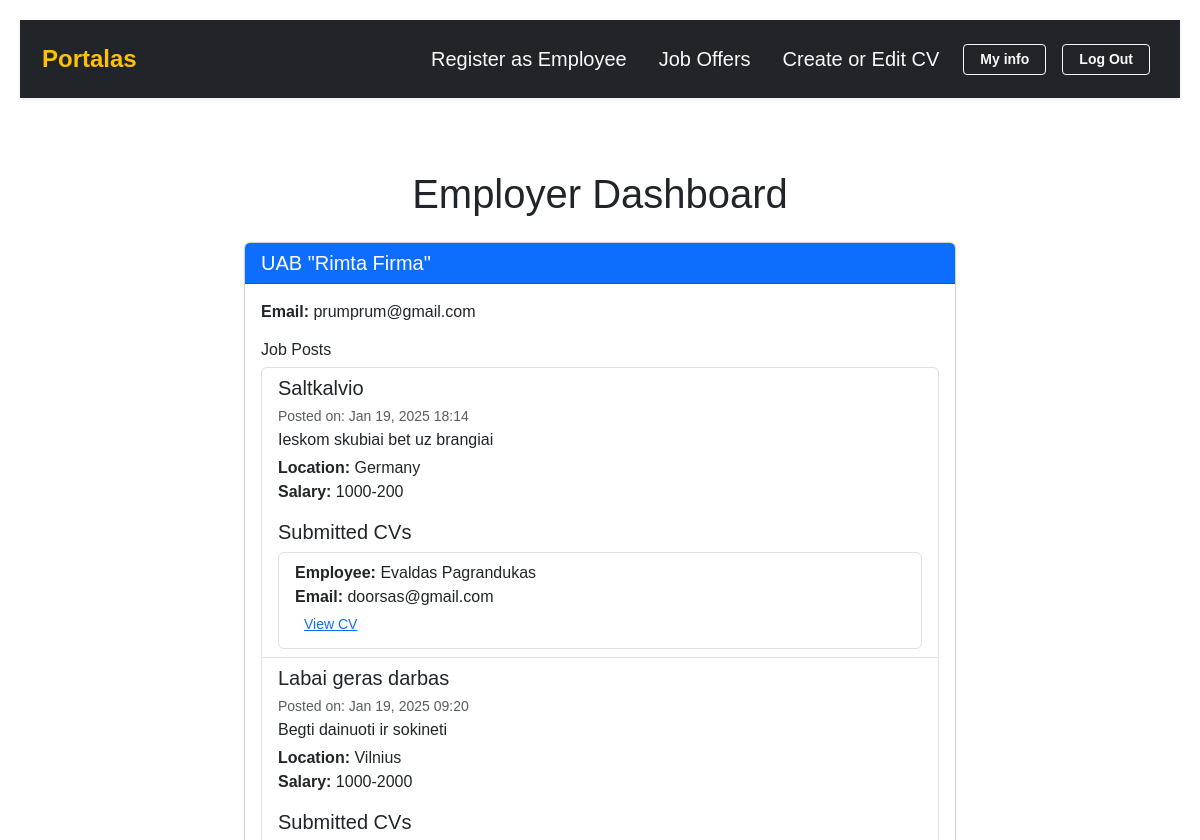
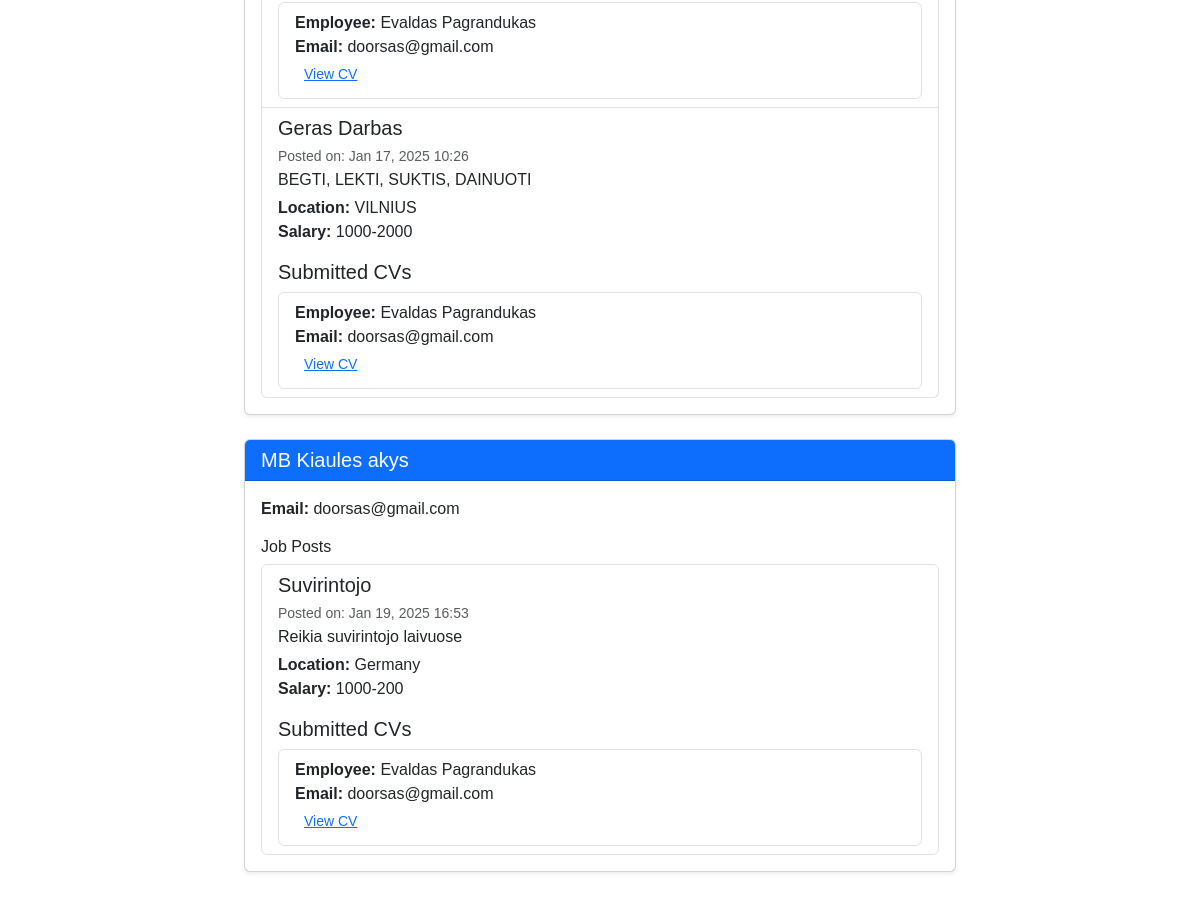
/employer/employers_dashboard/ (signed in), run on an earlier commit of the app's database (2 pictures, top to bottom).
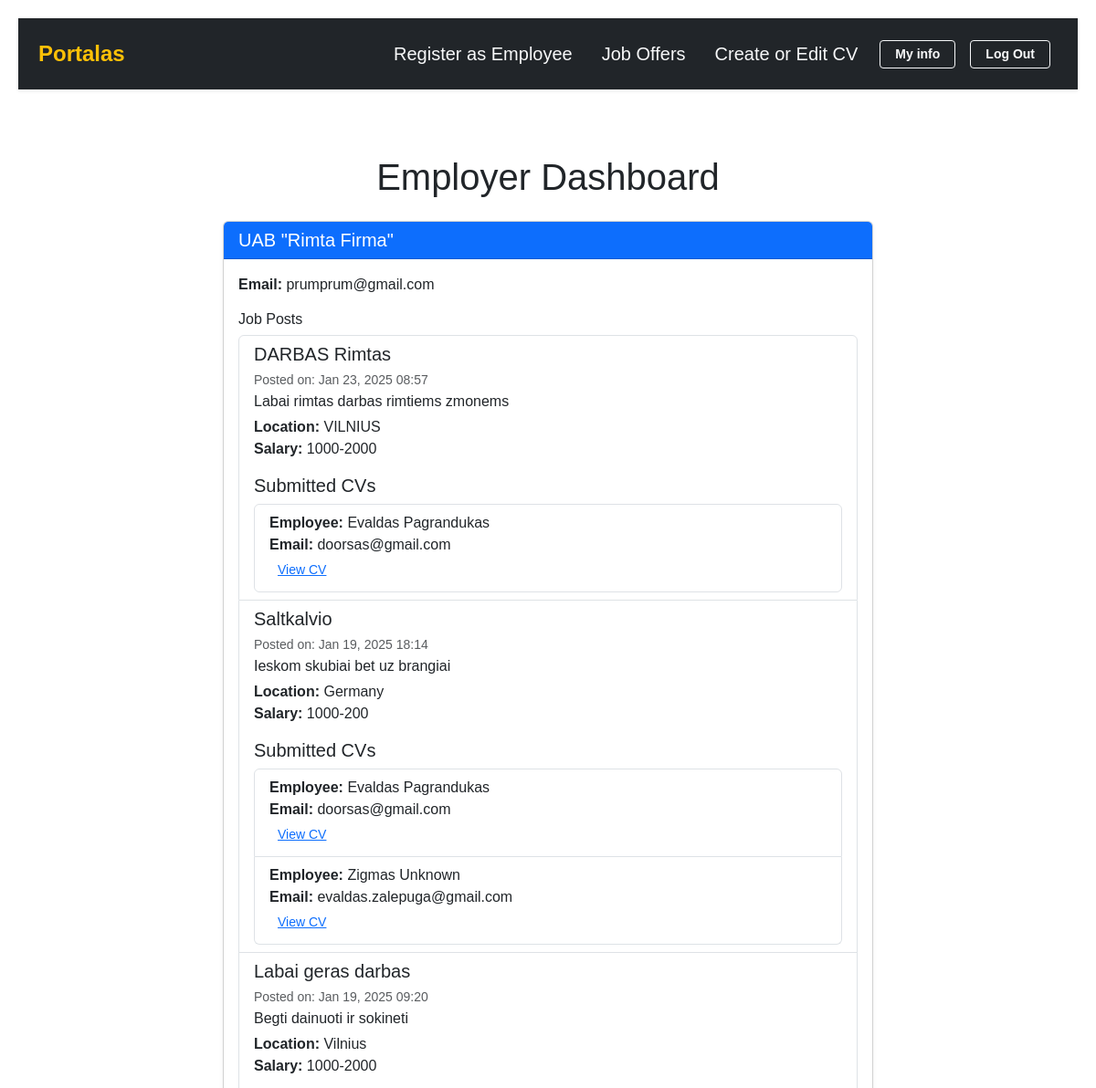
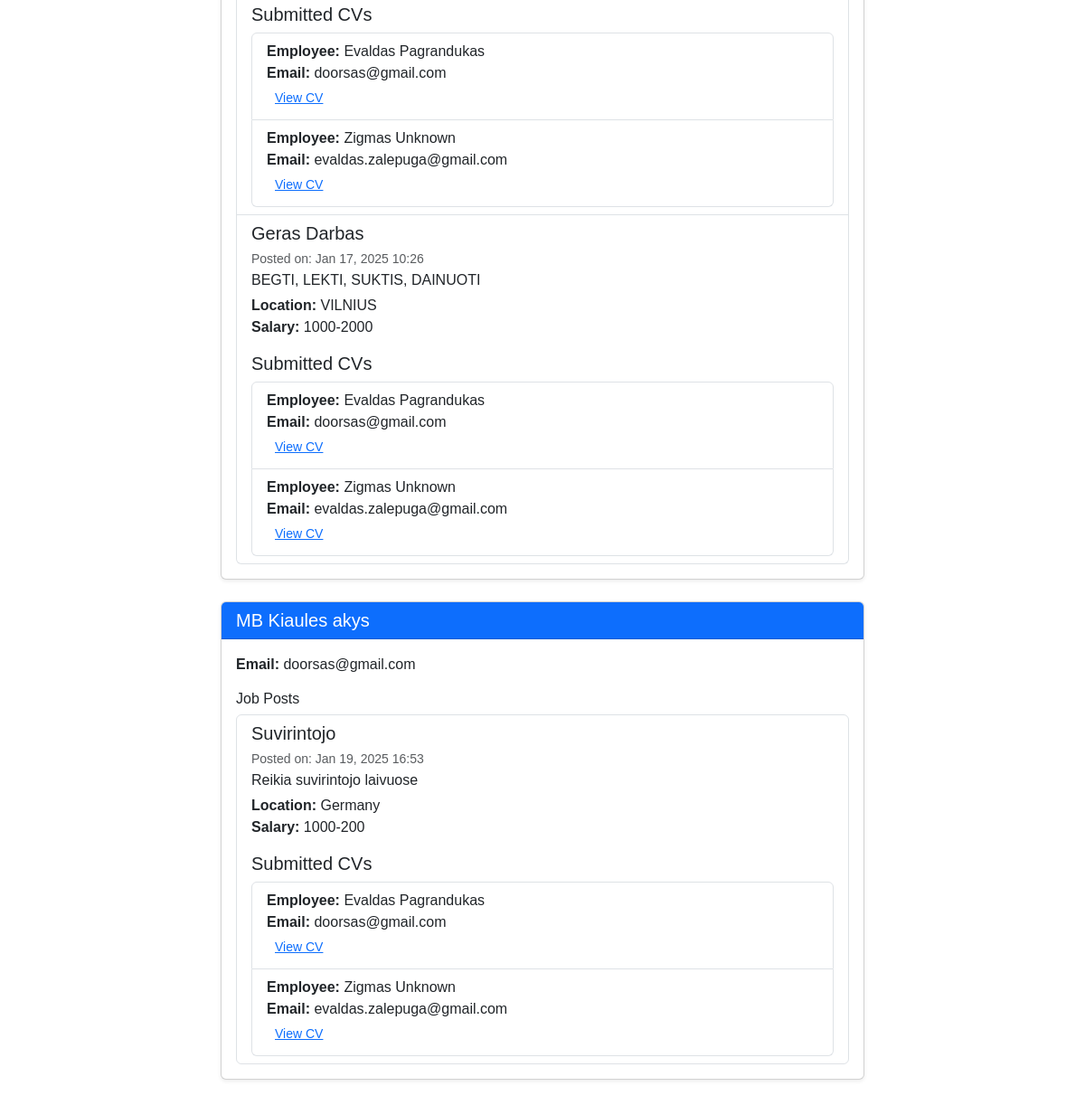
And on a later commit of the database (2 pictures, top to bottom).
### employer/models.py (models this page shows, shortened)
class Employer(models.Model):
    user = models.OneToOneField(User, on_delete=models.CASCADE)  # Link to User
    company_name = models.CharField(max_length=255)
    email = models.EmailField()

class JobPost(models.Model):
    employer = models.ForeignKey(Employer, on_delete=models.CASCADE)
    title = models.CharField(max_length=255)
    description = models.TextField()
    location = models.CharField(max_length=255)
    salary_range = models.CharField(max_length=100)
    created_at = models.DateTimeField(auto_now_add=True)
    submitted_cvs = models.ManyToManyField(CV, blank=True, related_name="applied_jobs")  # Reference CV

### employee/models.py (models this page shows, shortened)
class CV(models.Model):
    employee = models.OneToOneField(Employee, on_delete=models.CASCADE)  # Ensures one CV per employee
    education = models.TextField()
    experience = models.TextField()
    skills = models.TextField()
    created_at = models.DateTimeField(auto_now_add=True)

class Employee(models.Model):
    user = models.OneToOneField(User, on_delete=models.CASCADE)  # Link to User
    employee_name = models.CharField(max_length=255)
    employee_surname = models.CharField(max_length=255, blank=True, null=True,default="Unknown")  # New field
    email = models.EmailField()
    citizenship = models.CharField(max_length=100, blank=True, null=True, default="Unknown")  # New field
    national_id = models.IntegerField( blank=True, null=True, unique=True)
    receive_special_offers = models.BooleanField(default=False,)  # New field
    phone_number = models.CharField(max_length=20, blank=True, null=True, default="Unknown")  # New field

### employer/views.py (the view)
# urls.py: path('employers_dashboard/',employer_dashboard, name='employer_dashboard'),
@login_required
def employer_dashboard(request):
    employers = Employer.objects.prefetch_related(
        Prefetch('jobpost_set', queryset=JobPost.objects.order_by('-created_at'))
    )
    return render(request, 'employer/employer_dashboard1.html', {'employers': employers})

### employer/templates/employer/employer_dashboard1.html (shortened to what this page needs)
{% extends 'base_employee.html' %}
{% block content %}
    <div class="container my-4">
        <h1 class="text-center mb-4">Employer Dashboard</h1>
        {% for employer in employers %}
            <div class="card mb-4 shadow-sm">
                <div class="card-header bg-primary text-white">
                    <h2 class="h5 mb-0">{{ employer.company_name }}</h2>
                </div>
                <div class="card-body">
                    <p><strong>Email:</strong> {{ employer.email }}</p>
                    <h3 class="h6 mt-3">Job Posts</h3>
                    {% if employer.jobpost_set.all %}
                        <ul class="list-group">
                            {% for job in employer.jobpost_set.all %}
                                <li class="list-group-item">
                                    <h5 class="mb-1">{{ job.title }}</h5>
                                    <small class="text-muted">Posted on: {{ job.created_at|date:"M d, Y H:i" }}</small>
                                    <p class="mb-1">{{ job.description }}</p>
                                    <p class="mb-0">
                                        <strong>Location:</strong> {{ job.location }} <br>
                                        <strong>Salary:</strong> {{ job.salary_range }}
                                    </p>
                                    {% if request.user.is_authenticated and request.user.employer %}
                                        <h5 class="mt-3">Submitted CVs</h5>
                                        {% if job.submitted_cvs.all %}
                                            <ul class="list-group">
                                                {% for cv in job.submitted_cvs.all %}
                                                    <li class="list-group-item">
                                                        <strong>Employee:</strong> {{ cv.employee.employee_name }} {{ cv.employee.employee_surname }}<br>
                                                        <strong>Email:</strong> {{ cv.employee.email }}<br>
                                                        <a href="{% url 'employer:view_cv' cv.id %}" class="btn btn-link btn-sm">View CV</a>
                                                    </li>
                                                {% endfor %}
                                            </ul>
                                        {% else %}
                                            <p class="text-muted">No CVs submitted yet.</p>
                                        {% endif %}
                                    {% endif %}
                                </li>
                            {% endfor %}
                        </ul>
                    {% else %}
                        <p class="text-muted">No job posts available.</p>
                    {% endif %}
                </div>
            </div>
        {% endfor %}
{% endblock %}

### employee/templates/base_employee.html (shortened to what this page needs)
{% load static %}
<!DOCTYPE html>
<html lang="en">
<head>
    <link href="https://cdn.jsdelivr.net/npm/bootstrap@5.3.0-alpha3/dist/css/bootstrap.min.css" rel="stylesheet">
    <link rel="stylesheet" href="{% static 'css/styles.css' %}">
</head>
<body>
<nav class="navbar navbar-expand-lg navbar-dark bg-dark py-3 shadow-sm my-custom-navbar">
    <div class="container">
        <a class="navbar-brand fw-bold fs-4" href="{% url 'employee:home' %}">Portalas</a>
        <div class="collapse navbar-collapse" id="navbarNav">
            <ul class="navbar-nav ms-auto align-items-center">
                <li class="nav-item mx-2">
                    <a class="nav-link text-light fs-5" href="{% url 'employee:employee_register' %}">Register as Employee</a>
                </li>
                         <li class="nav-item mx-2">
                    <a class="nav-link text-light fs-5" href="{% url 'employer:employer_dashboard' %}">Job Offers</a>
                </li>
                        <li class="nav-item mx-2">
                    <a class="nav-link text-light fs-5" href="{% url 'employee:create_or_edit_cv' %}">Create or Edit CV</a>
                </li>
                <li class="nav-item mx-2">
                    <a class="btn btn-outline-light btn-sm fw-bold px-3" href="{% url 'employee:home' %}">My info</a>
                </li>
                <li class="nav-item mx-2">
                    <a class="btn btn-outline-light btn-sm fw-bold px-3" href="{% url 'employee:logout' %}">Log Out</a>
                </li>
            </ul>
        </div>
    </div>
</nav>
    <div class="container mt-5">
        <div class="row justify-content-center">
            <div class="col-lg-8 col-md-10">
                {% block content %}{% endblock %}
            </div>
        </div>
    </div>
</body>
</body>
</html>

### static/css/styles.css (style rules this page uses)
body { font-family: Arial, sans-serif; margin: 20px; }
h1 { text-align: center; }
.navbar { background-color: #343a40; padding: 1rem 0; }
.navbar-brand { color: #ffc107; font-weight: bold; }
.navbar-nav .nav-link { color: #fff; }
.my-custom-navbar { background-color: #f0f0f0; }
.my-custom-navbar .nav-link { color: #333; }

What changed in the data, as far as the page shows it:
added JobPost: title "DARBAS Rimtas", created_at "Jan 23, 2025 08:57", description "Labai rimtas darbas rimtiems zmonems", location "VILNIUS", salary_range "1000-2000", CV (employee.employee_name "Evaldas", employee.employee_surname "Pagrandukas", employee.email "doorsas@gmail.com"), shown under Employer "UAB \"Rimta Firma\""
changed JobPost "Saltkalvio": gains CV (employee.employee_name "Zigmas", employee.employee_surname "Unknown", employee.email "evaldas.zalepuga@gmail.com")
changed JobPost "Labai geras darbas": gains CV (employee.employee_name "Zigmas", employee.employee_surname "Unknown", employee.email "evaldas.zalepuga@gmail.com")
changed JobPost "Geras Darbas": gains CV (employee.employee_name "Zigmas", employee.employee_surname "Unknown", employee.email "evaldas.zalepuga@gmail.com")
changed JobPost "Suvirintojo": gains CV (employee.employee_name "Zigmas", employee.employee_surname "Unknown", employee.email "evaldas.zalepuga@gmail.com")
